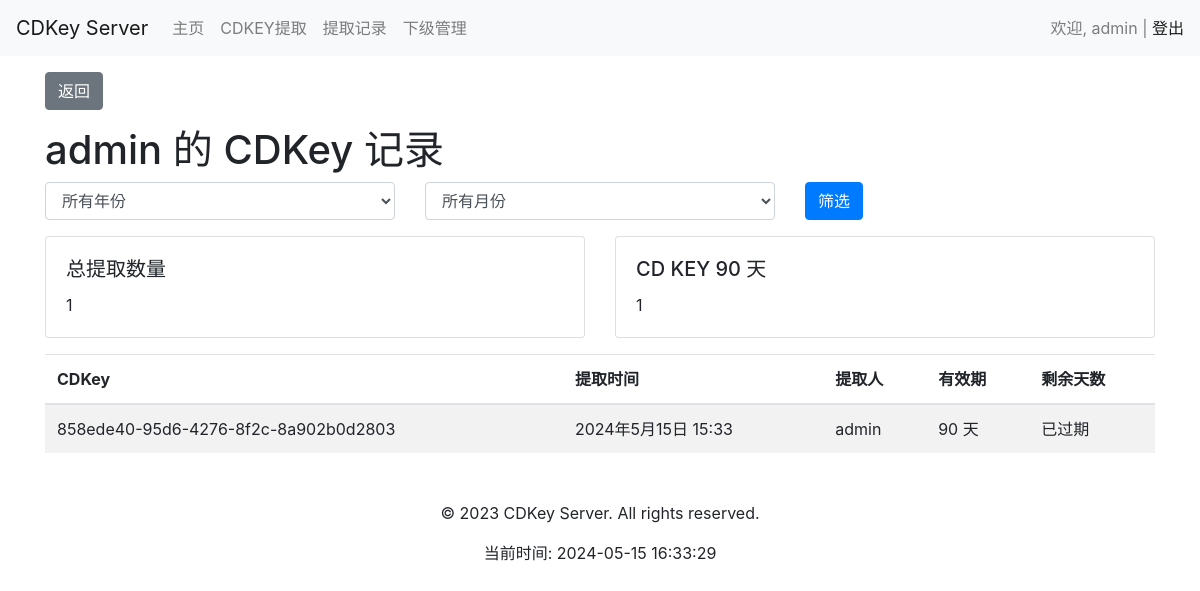
Screenshot of /user/subordinate/3/cdkey_record/ (signed in) with the database file from the repository.
### user/models.py (models this page shows, shortened)
class User(AbstractUser):
    USER_TYPE_CHOICES = (
        (1, '管理员'),
        (2, '一级代理'),
        (3, '二级代理'),
    )
    ROLE_CHOICES = (
        ('admin', '管理员'),
        ('agent', '代理'),
    )
    superior = models.ForeignKey('self', on_delete=models.SET_NULL, null=True, blank=True, related_name='subordinates', verbose_name='上级')
    role = models.CharField(max_length=50, choices=ROLE_CHOICES, default='agent', verbose_name='角色')
    user_type = models.SmallIntegerField(choices=USER_TYPE_CHOICES, default=3, verbose_name='用户类型')
    is_active = models.BooleanField(default=True,verbose_name='是否激活')
    monthly_quota = models.IntegerField(default=0,verbose_name='月度配额')
    day_quota = models.IntegerField(default=0, verbose_name='日配额')
    quota_updated_at = models.DateField(auto_now_add=True)
    class Meta:
        db_table = 'user'

class CDKey(models.Model):
    VALIDITY_CHOICES = [
        (1, '1 天'),
        (30, '30 天'),
        (90, '90 天'),
        (180, '180 天'),
        (365, '365 天'),
        (730, '730 天'),
    ]
    key = models.CharField(max_length=255, unique=True)
    created_at = models.DateTimeField(auto_now_add=True)
    expires_at = models.DateTimeField()
    created_by = models.ForeignKey('User', on_delete=models.CASCADE, related_name='created_cdkeys')
    used_by = models.ForeignKey('User', on_delete=models.CASCADE, related_name='used_cdkeys', null=True, blank=True)
    used_at = models.DateTimeField(null=True, blank=True)
    validity_days = models.IntegerField(choices=VALIDITY_CHOICES, default=1)
    is_used_field = models.BooleanField(default=False, verbose_name="是否已使用")

### user/views.py (the view)
# urls.py: path('subordinate/<int:subordinate_id>/cdkey_record/', views.subordinate_cdkey_record, name='subordinate_cdkey_record'),
@login_required
def subordinate_cdkey_record(request, subordinate_id):
    subordinate = get_object_or_404(User, id=subordinate_id, superior=request.user)
    months = list(range(1, 13))
    if request.method == 'POST':
        month = request.POST.get('month')
        year = request.POST.get('year')
        query = Q(created_by=subordinate)
        if month and year:
            query &= Q(created_at__year=year, created_at__month=month)
        elif year:
            query &= Q(created_at__year=year)
        records = CDKey.objects.filter(query).order_by('-created_at')
    else:
        records = CDKey.objects.filter(created_by=subordinate).order_by('-created_at')
    current_year = date.today().year
    years = range(current_year, current_year - 10, -1)
    from django.db.models.functions import Now
    from django.db.models import ExpressionWrapper, F, fields
    records = records.annotate(
        remaining_days=ExpressionWrapper(
            F('expires_at') - Now(),
            output_field=fields.DurationField()
        )
    )
    validity_days_distribution = records.values('validity_days').annotate(count=Count('id')).order_by('validity_days')
    validity_days_distribution = {
        distribution['validity_days']: distribution['count']
        for distribution in validity_days_distribution
    }
    summary = {
        'total': records.count(),
        'validity_days_distribution': validity_days_distribution,
    }
    context = {
        'subordinate': subordinate,
        'months': months,
        'records': records,
        'current_year': current_year,
        'years': years,
        'summary': summary,
    }
    return render(request, 'user/subordinate_cdkey_record.html', context)

### user/templates/user/subordinate_cdkey_record.html (shortened to what this page needs)
{% extends 'base.html' %}
{% block content %}
<h1>{{ subordinate.username }} 的 CDKey 记录</h1>
<form method="post">
    <div class="row mb-3">
        <div class="col">
            <select name="year" class="form-control">
                <option value="">所有年份</option>
            </select>
        </div>
        <div class="col">
            <select name="month" class="form-control">
    <option value="">所有月份</option>
</select>
        </div>
        <div class="col">
            <button type="submit" class="btn btn-primary">筛选</button>
        </div>
    </div>
</form>
<div class="row mb-3">
    <div class="col">
        <div class="card">
            <div class="card-body">
                <h5 class="card-title">总提取数量</h5>
                <p class="card-text">{{ summary.total }}</p>
            </div>
        </div>
    </div>
    {% for days, count in summary.validity_days_distribution.items %}
    <div class="col">
        <div class="card">
            <div class="card-body">
                <h5 class="card-title">CD KEY {{ days }} 天</h5>
                <p class="card-text">{{ count }}</p>
            </div>
        </div>
    </div>
    {% endfor %}
</div>
<table class="table table-striped">
    <thead>
        <tr>
            <th>CDKey</th>
            <th>提取时间</th>
            <th>提取人</th>
            <th>有效期</th>
            <th>剩余天数</th>
        </tr>
    </thead>
    <tbody>
        {% for record in records %}
        <tr>
            <td>{{ record.key }}</td>
            <td>{{ record.created_at }}</td>
            <td>{{ record.created_by.username }}</td>
            <td>{{ record.validity_days }} 天</td>
            <td>
                {% if record.remaining_days.days < 0 %}
                    已过期
                {% else %}
                    {{ record.remaining_days.days }} 天
                {% endif %}
            </td>
        </tr>
        {% endfor %}
    </tbody>
</table>
{% endblock content %}

### user/templates/base.html (shortened to what this page needs)
<!DOCTYPE html>
<html lang="en">
<head>
    <link rel="stylesheet" href="https://stackpath.bootstrapcdn.com/bootstrap/4.5.2/css/bootstrap.min.css">
</head>
<body>
    <header>
        {% block header %}
        <nav class="navbar navbar-expand-lg navbar-light bg-light">
            <a class="navbar-brand" href="{% url 'user:user_home' %}">CDKey Server</a>
            <div class="collapse navbar-collapse" id="navbarNav">
                <ul class="navbar-nav">
                    <li class="nav-item">
                        <a class="nav-link" href="{% url 'user:user_home' %}">主页</a>
                    </li>
                    <li class="nav-item">
                        <a class="nav-link" href="{% url 'user:generate_cdkey' %}">CDKEY提取</a>
                    </li>
                    <li class="nav-item">
                        <a class="nav-link" href="{% url 'user:cdkey_record' %}">提取记录</a>
                    </li>
                    <li class="nav-item">
                        <a class="nav-link" href="{% url 'user:subordinate_list' %}">下级管理</a>
                    </li>
                </ul>
            </div>
            {% if user.is_authenticated %}
            <span class="navbar-text">
                欢迎, {{ user.username }} | <a href="{% url 'user:logout' %}">登出</a>
            </span>
            {% endif %}
        </nav>
        {% endblock %}
    </header>
    {% if request.path != '/user/home/' %}
    <div class="container mt-3">
        <button onclick="goBack()" class="btn btn-secondary">返回</button>
    </div>
    {% endif %}
    <main>
        <div class="container mt-3">
            {% block content %}{% endblock %}
        </div>
    </main>
    <footer class="mt-5">
        {% block footer %}
        <div class="text-center">
            <p>&copy; 2023 CDKey Server. All rights reserved.</p>
            <p>当前时间: {% now "Y-m-d H:i:s" %}</p>
        </div>
        {% endblock %}
    </footer>
</body>
</html>

### rows the page displays
User: username "admin"
CDKey: key "858ede40-95d6-4276-8f2c-8a902b0d2803", created_at "2024年5月15日 15:33", created_by.username "admin", validity_days "90", shows "已过期"

### other values shown
{{ summary.total }} "1"
{{ days }} "90"
{{ count }} "1"
